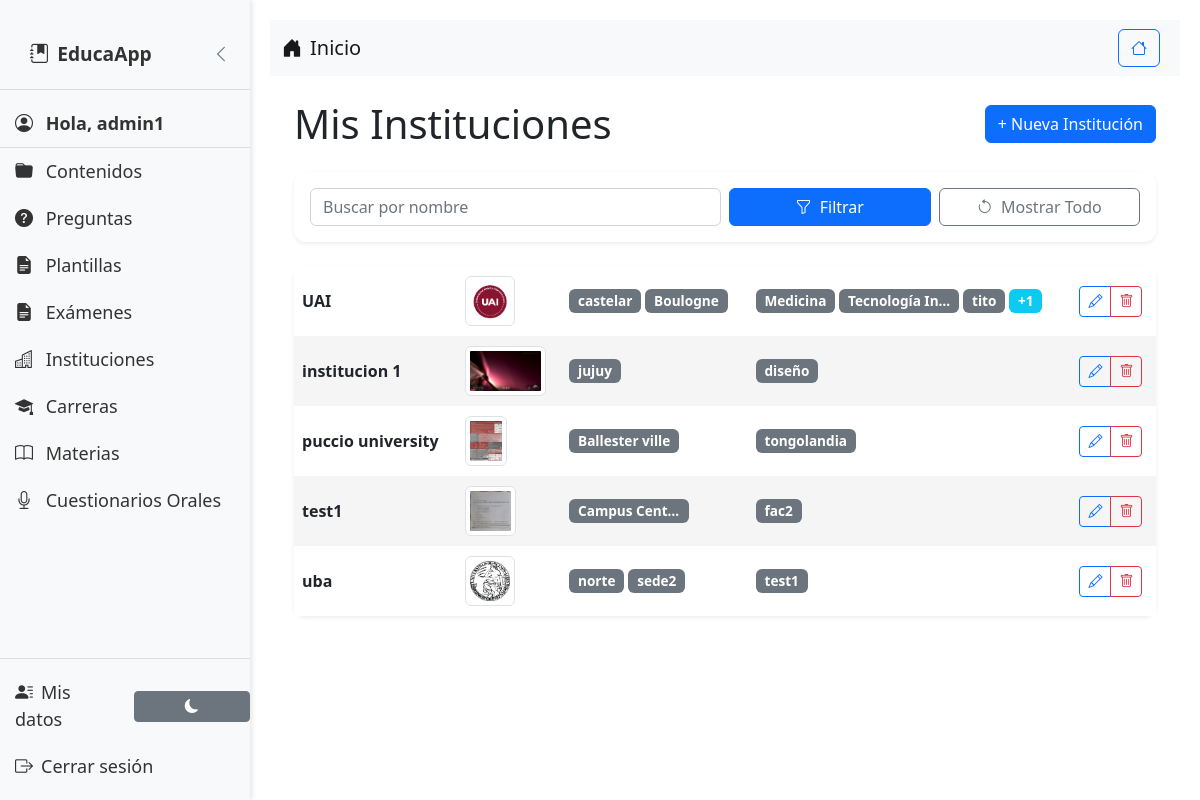
The page /instituciones-v2/ (signed in) on the database as committed earlier.
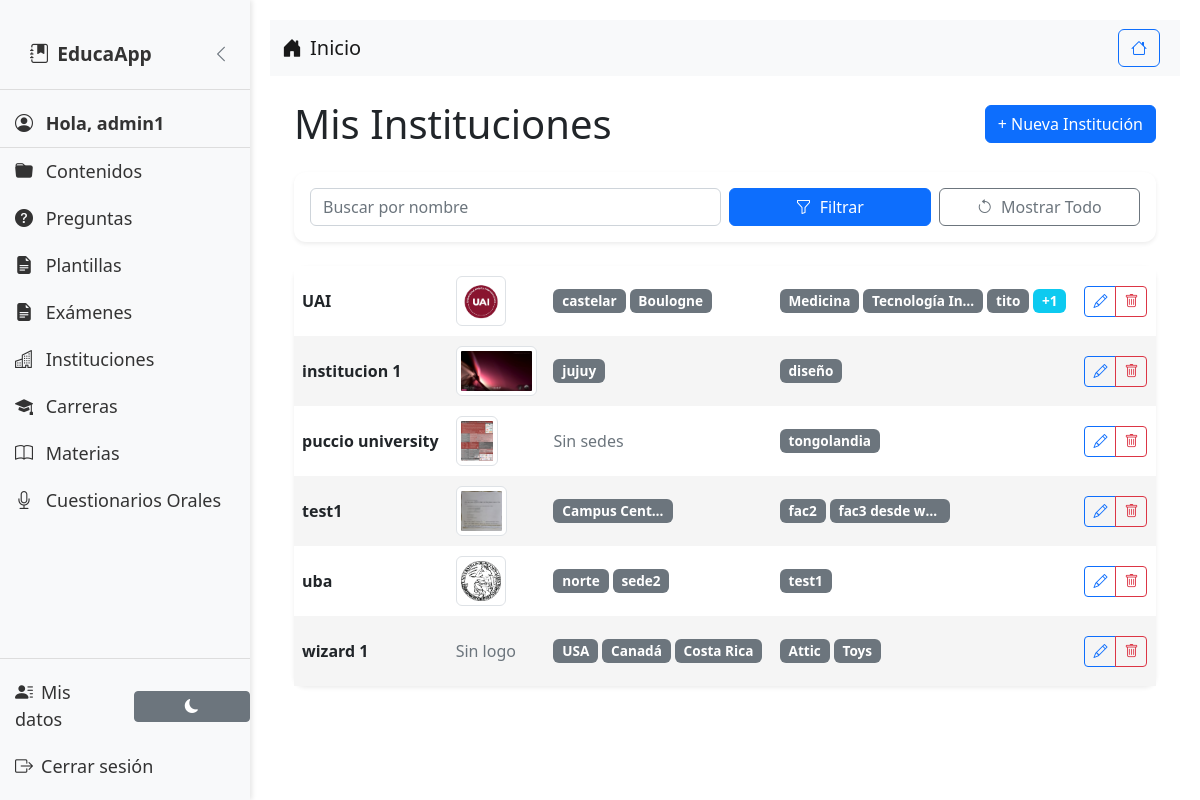
The same page on the database as committed later.
### material/models.py (models this page shows, shortened)
class InstitutionV2(models.Model):
    name = models.CharField(
        max_length=255,
        verbose_name="Nombre",
        help_text="Nombre completo de la institución"
    )
    logo = models.ImageField(
        upload_to='institution_logos_v2/',
        null=True,
        blank=True,
        verbose_name="Logo",
        help_text="Subir imagen del logo institucional"
    )
    is_active = models.BooleanField(
        default=True,
        verbose_name="Activa",
        help_text="Indica si la institución está activa en el sistema"
    )
    created_at = models.DateTimeField(
        auto_now_add=True,
        verbose_name="Fecha de creación"
    )
    updated_at = models.DateTimeField(
        auto_now=True,
        verbose_name="Última actualización"
    )
    class Meta:
        verbose_name = "Institución V2"
        verbose_name_plural = "Instituciones V2"
        ordering = ['name']
        constraints = [
            models.UniqueConstraint(
                fields=['name'],
                condition=models.Q(is_active=True),
                name='unique_active_institution_name'
            )
        ]

class CampusV2(models.Model):
    institution = models.ForeignKey(
        InstitutionV2,
        on_delete=models.CASCADE,
        related_name='campusv2_set',
        verbose_name="Institución"
    )
    name = models.CharField(
        max_length=255,
        verbose_name="Nombre de la Sede",
        help_text="Nombre de la sede"
    )
    address = models.TextField(
        verbose_name="Dirección",
        help_text="Dirección completa de la sede",
        blank=True,
        null=True
    )
    is_active = models.BooleanField(
        default=True,
        verbose_name="Activa",
        help_text="Indica si la sede está activa"
    )
    created_at = models.DateTimeField(auto_now_add=True)
    updated_at = models.DateTimeField(auto_now=True)
    class Meta:
        verbose_name = "Sede V2"
        verbose_name_plural = "Sedes V2"
        constraints = [
            models.UniqueConstraint(
                fields=['institution', 'name'],
                name='unique_campus_name_per_institution'
            )
        ]

class FacultyV2(models.Model):
    institution = models.ForeignKey(
        InstitutionV2,
        on_delete=models.CASCADE,
        related_name='facultyv2_set',
        verbose_name="Institución"
    )
    name = models.CharField(
        max_length=255,
        verbose_name="Nombre de la Facultad",
        help_text="Nombre de la facultad"
    )
    is_active = models.BooleanField(
        default=True,
        verbose_name="Activa",
        help_text="Indica si la facultad está activa"
    )
    created_at = models.DateTimeField(auto_now_add=True)
    updated_at = models.DateTimeField(auto_now=True)
    class Meta:
        verbose_name = "Facultad"
        verbose_name_plural = "Facultades"
        ordering = ['name']
        unique_together = ['institution', 'name']

### material/views.py (the view)
# urls.py: path('instituciones-v2/', material_views.institution_v2_list, name='institution_v2_list'),
@login_required
def institution_v2_list(request):
    name_query = request.GET.get('name', '')
    favorite_only = request.GET.get('favorites') == 'on'
    institutions = InstitutionV2.objects.filter(
        userinstitution__user=request.user,
        is_active=True  # Solo mostrar instituciones activas
    )
    if name_query:
        institutions = institutions.filter(name__icontains=name_query)
    if favorite_only:
        institutions = institutions.filter(
            userinstitution__user=request.user,
            userinstitution__is_favorite=True
        )
    institutions = institutions.prefetch_related(
        'campusv2_set',
        'facultyv2_set'
    ).distinct()
    favorite_count = UserInstitution.objects.filter(
        user=request.user,
        is_favorite=True,
        institution__is_active=True  # Contar solo favoritos activos
    ).count()
    paginator = Paginator(institutions, 10)
    page_number = request.GET.get('page')
    page_obj = paginator.get_page(page_number)
    return render(request, 'material/institutions_v2/list.html', {
        'institutions': page_obj,
        'name_query': name_query,
        'favorite_only': favorite_only,
        'favorite_count': favorite_count,
    })

### material/templates/material/institutions_v2/list.html (shortened to what this page needs)
{% extends "material/base.html" %}
{% load static %}
{% block content %}
<div class="container mt-4">
    <div class="d-flex flex-column flex-md-row justify-content-between align-items-start align-items-md-center mb-4 gap-2">
        <h1 class="mb-2 mb-md-0">Mis Instituciones</h1>
        <a href="{% url 'material:create_institution_v2' %}" class="btn btn-primary">
            + Nueva Institución
        </a>
    </div>
    <div class="card mb-4 border-0 shadow-sm">
        <div class="card-body p-3">
            <form method="get" class="row g-2 align-items-center">
                <div class="col-12 col-md-6">
                    <input type="text" name="name" value="{{ name_query }}"
                           class="form-control" placeholder="Buscar por nombre">
                </div>
                <div class="col-6 col-md-3">
                    <button type="submit" class="btn btn-primary w-100">
                        <i class="bi bi-funnel me-1"></i> Filtrar
                    </button>
                </div>
                <div class="col-6 col-md-3">
                    <a href="{% url 'material:institution_v2_list' %}"
                       class="btn {% if name_query %}btn-warning{% else %}btn-outline-secondary{% endif %} w-100">
                        <i class="bi bi-arrow-counterclockwise me-1"></i> Mostrar Todo
                    </a>
                </div>
            </form>
        </div>
    </div>
    <div class="card border-0 shadow-sm">
        <div class="card-body p-0">
            <div class="table-responsive">
                <table class="table table-hover mb-0">
                    <tbody>
                        {% for institution in institutions %}
                            <tr class="position-relative {% cycle 'row-white' 'row-gray' %} institution-row">
                                <td class="align-middle border-0 d-none d-md-table-cell">
                                    <a href="{% url 'material:institution_v2_detail' institution.pk %}" class="text-decoration-none text-dark fw-bold institution-name">
                                        {{ institution.name }}
                                    </a>
                                </td>
                                <td class="align-middle border-0 d-none d-md-table-cell">
                                    {% if institution.logo %}
                                        <img src="{{ institution.logo.url }}" alt="Logo" class="img-thumbnail" style="max-height: 50px; min-height: 50px;">
                                    {% else %}
                                        <div style="height: 50px; display: flex; align-items: center;">
                                            <span class="text-muted no-logo-text">Sin logo</span>
                                        </div>
                                    {% endif %}
                                </td>
                                <td class="align-middle border-0 d-none d-md-table-cell">
                                    {% if institution.campusv2_set.all %}
                                        <div class="d-flex flex-wrap gap-1 align-items-center">
                                            {% for campus in institution.campusv2_set.all|slice:":3" %}
                                                <span class="badge bg-secondary text-white">{{ campus.name }}</span>
                                            {% endfor %}
                                        </div>
                                    {% else %}
                                        <span class="text-muted no-campus-text">Sin sedes</span>
                                    {% endif %}
                                </td>
                                <td class="align-middle border-0 d-none d-md-table-cell">
                                    {% if institution.facultyv2_set.all %}
                                        <div class="d-flex flex-wrap gap-1 align-items-center">
                                            {% for faculty in institution.facultyv2_set.all|slice:":3" %}
                                                <span class="badge bg-secondary text-white">{{ faculty.name }}</span>
                                            {% endfor %}
                                            {% if institution.facultyv2_set.count > 3 %}
                                                <span class="badge bg-info text-white">+{{ institution.facultyv2_set.count|add:"-3" }}</span>
                                            {% endif %}
                                        </div>
                                    {% else %}
                                        <span class="text-muted no-faculty-text">Sin facultades</span>
                                    {% endif %}
                                </td>
                                <td class="align-middle border-0 d-none d-md-table-cell">
                                    <div class="btn-group btn-group-sm">
                                        <a href="{% url 'material:edit_institution_v2' institution.pk %}" class="btn btn-outline-primary" title="Editar">
                                            <i class="bi bi-pencil"></i>
                                        </a>
                                        <a href="{% url 'material:delete_institution_v2' institution.pk %}" class="btn btn-outline-danger" title="Eliminar">
                                            <i class="bi bi-trash"></i>
                                        </a>
                                    </div>
                                </td>
                            </tr>
                        {% endfor %}
                    </tbody>
                </table>
            </div>
        </div>
    </div>
</div>
{% endblock %}

### material/templates/material/base.html (shortened to what this page needs)
{% load static %}
<!DOCTYPE html>
<html>
<head>
    <link href="https://cdn.jsdelivr.net/npm/bootstrap@5.3.0/dist/css/bootstrap.min.css" rel="stylesheet">
    <link rel="stylesheet" href="https://cdn.jsdelivr.net/npm/bootstrap-icons@1.10.0/font/bootstrap-icons.css">
    <link rel="stylesheet" href="{% static 'css/styles.css' %}">
    <link href="https://cdn.jsdelivr.net/npm/bootstrap@5.2.3/dist/css/bootstrap.min.css" rel="stylesheet">
    <link href="https://cdnjs.cloudflare.com/ajax/libs/font-awesome/6.0.0/css/all.min.css" rel="stylesheet">
     {% load static %}
</head>
<body>
    <div class="sidebar" id="sidebar">
        <div class="app-brand d-flex justify-content-between align-items-center">
            <a href="{% url 'material:index' %}" class="d-flex align-items-center">
                <i class="bi bi-journal-bookmark-fill me-2"></i>
                <span class="brand-text">EducaApp</span>
            </a>
            <button class="sidebar-toggle-internal" onclick="toggleSidebar()">
                <i class="bi bi-chevron-left"></i>
            </button>
        </div>
        {% if user.is_authenticated %}
            <div class="user-info">
                <i class="bi bi-person-circle me-2"></i>
                Hola, {{ user.username }}
            </div>
        {% endif %}
        <div class="menu-item" onclick="toggleSubmenu(this)">
            <i class="bi bi-folder-fill me-2"></i> Contenidos
        </div>
        <div class="menu-item" onclick="toggleSubmenu(this)">
            <i class="bi bi-question-circle-fill me-2"></i> Preguntas
        </div>
        <div class="menu-item" onclick="toggleSubmenu(this)">
            <i class="bi bi-file-earmark-text-fill me-2"></i> Plantillas
        </div>
         <div class="menu-item" onclick="toggleSubmenu(this)">
            <i class="bi bi-file-earmark-text-fill me-2"></i> Exámenes
        </div>
        <div class="menu-item" onclick="toggleSubmenu(this)">
            <i class="bi bi-buildings me-2"></i> Instituciones
        </div>
<div class="menu-item" onclick="toggleSubmenu(this)">
    <i class="bi bi-mortarboard-fill me-2"></i> Carreras
</div>
<div class="menu-item" onclick="toggleSubmenu(this)">
    <i class="bi bi-book me-2"></i> Materias
</div>
        <div class="menu-item" onclick="toggleSubmenu(this)">
            <i class="bi bi-mic me-2"></i> Cuestionarios Orales
        </div>
        <div class="bottom-links">
            <div class="d-flex justify-content-between align-items-center">
                <a href="{% url 'material:mis_datos' %}"><i class="bi bi-person-lines-fill me-2"></i>Mis datos</a>
                <button id="toggleMode" class="btn btn-secondary btn-sm mode-toggle-button">
                    <i class="bi bi-moon-fill"></i>
                </button>
            </div>
            {% if user.is_authenticated %}
                <form action="{% url 'logout' %}" method="post" class="d-inline">
                    <button type="submit" class="logout-button">
                        <i class="bi bi-box-arrow-right me-2"></i>Cerrar sesión
                    </button>
                </form>
            {% else %}
                <a href="{% url 'login' %}"><i class="bi bi-box-arrow-in-right me-2"></i>Iniciar sesión</a>
                <a href="{% url 'material:signup' %}"><i class="bi bi-person-plus me-2"></i>Registrarse</a>
            {% endif %}
        </div>
    </div>
    <div class="main-content" id="mainContent">
        <nav class="navbar navbar-expand-lg navbar-light bg-light">
            <div class="container-fluid">
                <a class="navbar-brand" href="{% url 'material:index' %}">
                    <i class="bi bi-house-door-fill me-2"></i>Inicio
                </a>
                <div class="d-flex">
                    <a href="{% url 'material:index' %}" class="btn btn-outline-primary me-2">
                        <i class="bi bi-house"></i>
                    </a>
                </div>
            </div>
        </nav>
        {% load message_tags %}
        <div class="container-fluid mt-3">
            {% block content %}
            {% endblock %}
        </div>
    </div>
</body>
</html>

Rows that differ between the two databases and show on the page:
removed CampusV2: name "Ballester ville", shown under InstitutionV2 "puccio university"
shown differently, row unchanged: InstitutionV2 "puccio university": now shows "Sin sedes"
added FacultyV2: name "fac3 desde w…", shown under InstitutionV2 "test1"
added InstitutionV2: name "wizard 1", logo "Sin logo"
added CampusV2: name "USA", shown under "wizard 1"
added CampusV2: name "Canadá", shown under "wizard 1"
added CampusV2: name "Costa Rica", shown under "wizard 1"
added FacultyV2: name "Attic", shown under "wizard 1"
added FacultyV2: name "Toys", shown under "wizard 1"
